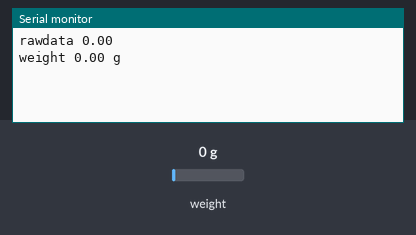
Recording of a sketch running on a simulated Arduino Uno, built with avr-gcc and run on an emulated ATmega328P. On the bench: the last lines printed to the serial monitor. The inputs (shaded band) are chosen by the test bench; at power-on: weight on the scale 0 g.

Above: at 3.2 s.
3.3 s: weight on the scale set to 100 g
At 4.9 s:
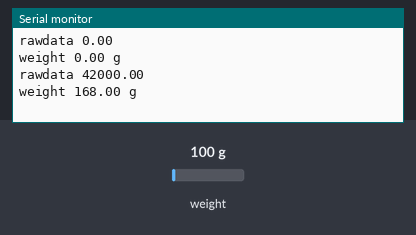
5.2 s: weight on the scale set to 1250 g
At 6.6 s:
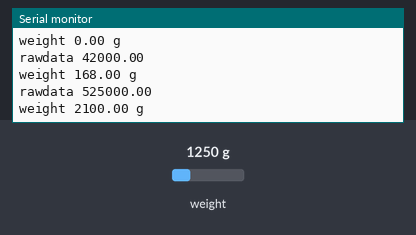
Timing chart, 0 to 8.2 s (numbered marks = the images above; inputs shaded):
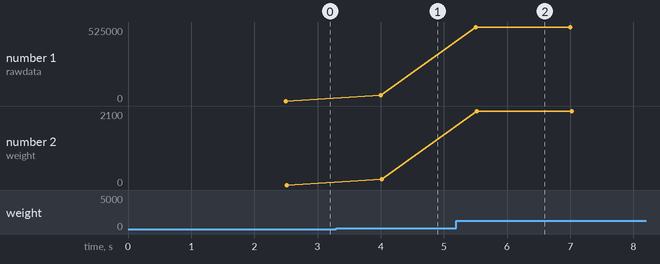

Measured:
- after the input at 3.3 s, the serial monitor: prints a new line after 0.70 s (image 1)
- after the input at 5.2 s, the serial monitor: prints a new line after 0.30 s (image 2)
- plotted number 1: 0 → 42000 after the input at 3.3 s, 42000 → 525000 after the input at 5.2 s
- plotted number 2: 0 → 168 after the input at 3.3 s, 168 → 2100 after the input at 5.2 s

The sketch:

load_cell.ino
```cpp
#include "HX711.h"

#define DT_PIN 1
#define SCK_PIN 2

HX711 scale;

float calibrationfactor = 250;

void setup() {
  Serial.begin(9600);
  scale.begin(DT_PIN, SCK_PIN);
  delay(1000);
  scale.tare();

}

void loop() {
  float rawdata = scale.get_units(5);
  Serial.print("rawdata ");
  Serial.println(rawdata);
  Serial.print("weight ");
  Serial.print(rawdata / calibrationfactor);
  Serial.println(" g");

  delay(1000);
}
```
